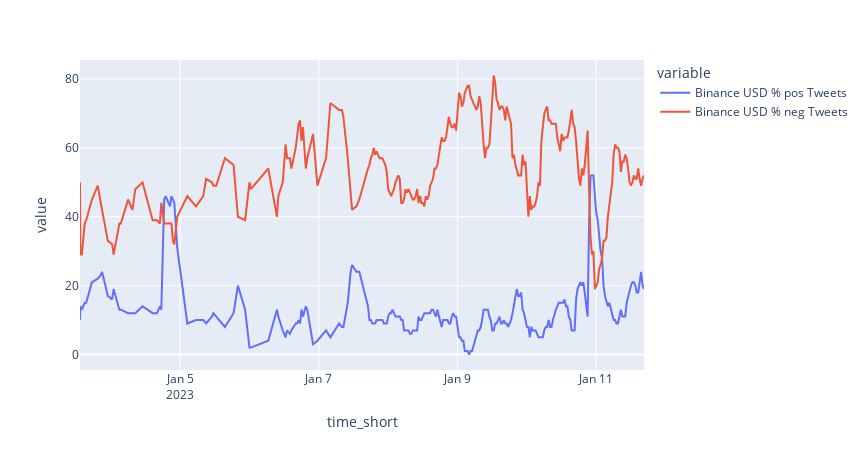

Source (notebook cell):
### Markdown cell above
Bei BNB ist die Differenz zwischen positiver und negativer Tweets größer als bei Bitcoin.

### Code cell
fig = px.line(ChangeDF.dropna(), x="time_short", y=['Binance USD % pos Tweets', 'Binance USD % neg Tweets'],width=865, height=450)
fig.show()

### Figure 1 — Plotly figure (JSON) as saved in the notebook; plotly's stock layout.template omitted (floating-point values rounded to 4 significant figures; data arrays with more than 128 entries replaced by an {"elided": "..."} marker saying what was removed)
{"data": [{"hovertemplate": "variable=Binance USD % pos Tweets<br>time_short=%{x}<br>value=%{y}<extra></extra>", "legendgroup": "Binance USD % pos Tweets", "line": {"color": "#636efa", "dash": "solid"}, "marker": {"symbol": "circle"}, "mode": "lines", "name": "Binance USD % pos Tweets", "orientation": "v", "showlegend": true, "type": "scatter", "x": {"elided": "262 str values"}, "xaxis": "x", "y": {"elided": "262 float values"}, "yaxis": "y"}, {"hovertemplate": "variable=Binance USD % neg Tweets<br>time_short=%{x}<br>value=%{y}<extra></extra>", "legendgroup": "Binance USD % neg Tweets", "line": {"color": "#EF553B", "dash": "solid"}, "marker": {"symbol": "circle"}, "mode": "lines", "name": "Binance USD % neg Tweets", "orientation": "v", "showlegend": true, "type": "scatter", "x": {"elided": "262 str values"}, "xaxis": "x", "y": {"elided": "262 float values"}, "yaxis": "y"}], "layout": {"height": 450, "legend": {"title": {"text": "variable"}, "tracegroupgap": 0}, "margin": {"t": 60}, "width": 865, "xaxis": {"anchor": "y", "domain": [0, 1], "title": {"text": "time_short"}}, "yaxis": {"anchor": "x", "domain": [0, 1], "title": {"text": "value"}}}}
